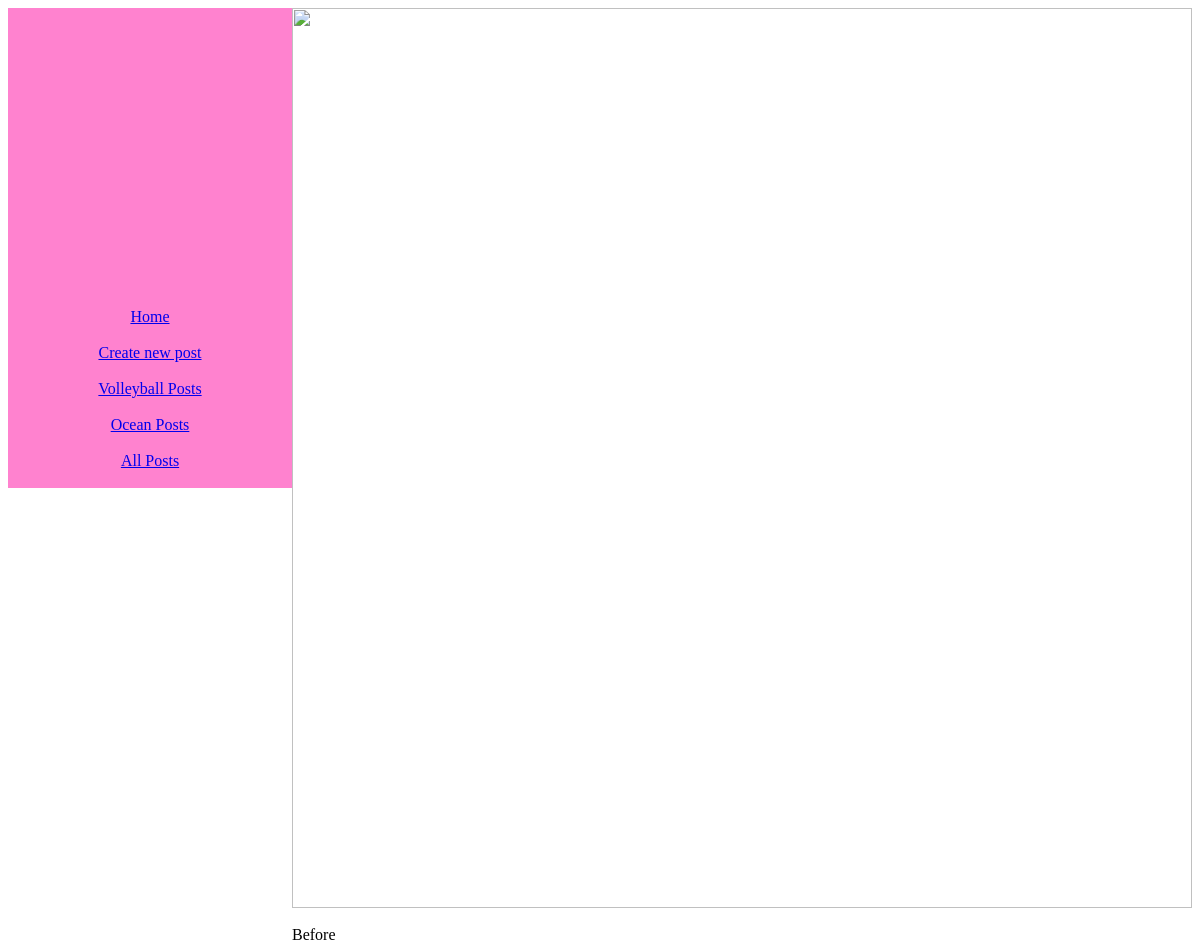
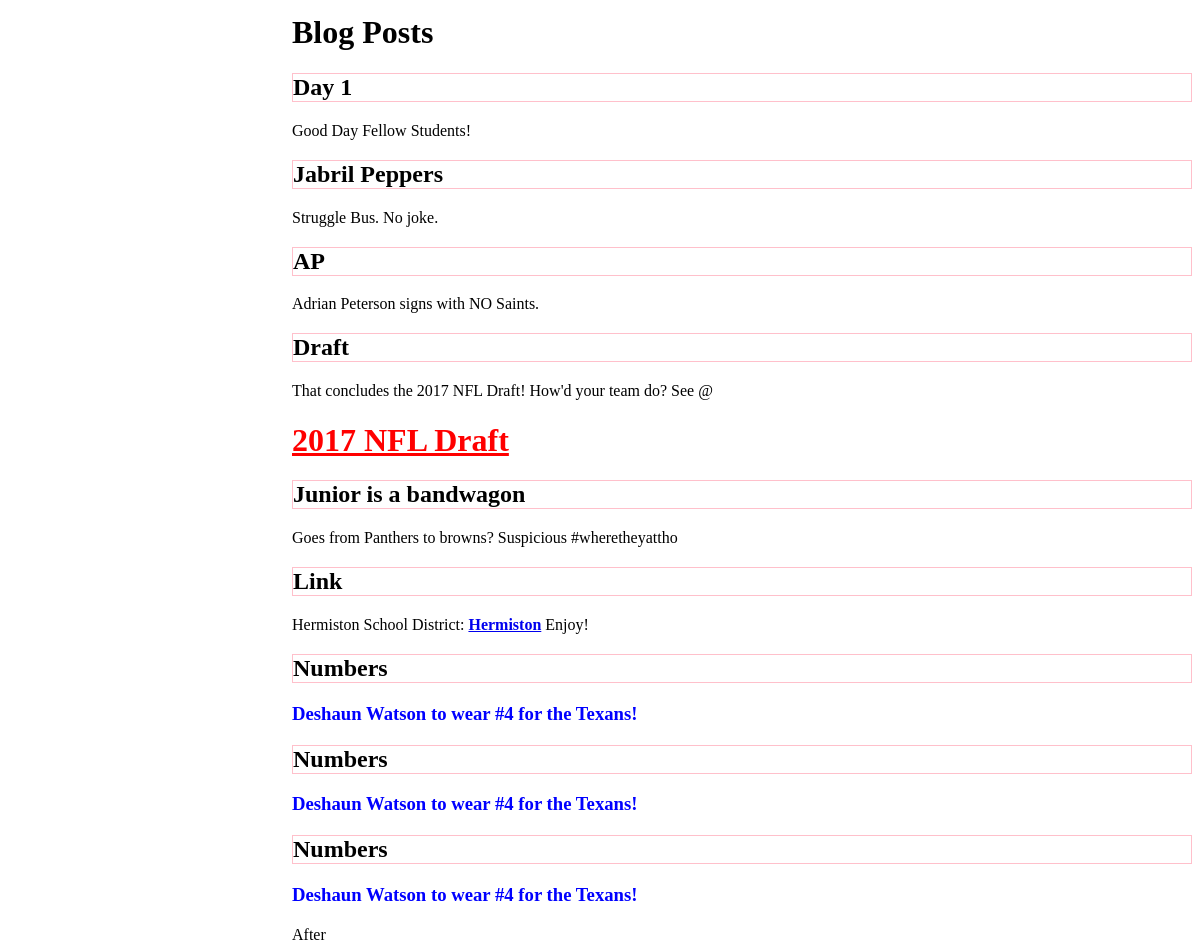
The app's page /html/classes/hhs/diana/hhs_blog/volleyball.php (signed in) with its own data (2 pictures, top to bottom).
### tables this page shows
CREATE TABLE `hhs_blog` (
  `id` int(11) NOT NULL AUTO_INCREMENT,
  `user` text,
  `category` text,
  `info` text,
  `title` text,
  `approved` int(11) NOT NULL DEFAULT '0',
  PRIMARY KEY (`id`)
);

### html/classes/hhs/diana/hhs_blog/volleyball.php (the view, shortened to what this page needs)
<html>
  <head>
    <link rel="stylesheet" type="text/css" href= "style.css">
    </head>
  <body>
    <div id="main">
<?php
    include "include.php";
   ?>
      <div id="right">
        <img src="http://hhs.hermiston.k12.or.us/wp-content/uploads/hhs/sites/7/2015/05/HHS-Banner.png" style="width:900px"><br><br>
    Before
  <?php
	$owner =$_SESSION['owner123'];
            echo "<h1>Blog Posts</h1>";
			include "../../connect.php";
			$s = "Select * From hhs_blog where user='".$owner."'";
		$q = mysqli_query($dbc,$s);
	if($q){
     while($row= mysqli_fetch_array($q,MYSQLI_ASSOC))
     {
       echo '<h2 class="idk">'.$row['title'].'</h2><div class"design"> '.$row['info'].'</div>';
     }
    }
   ?>
  After
      </div>
      </div>
  </body>

### html/classes/hhs/diana/hhs_blog/style.css (style rules this page uses)
#main { display:flex; }
.idk { border: 1px solid pink; }

### records on screen
hhs_blog: title "Day 1", info "Good Day Fellow Students!"
hhs_blog: title "Jabril Peppers", info "Struggle Bus. No joke."
hhs_blog: title "AP", info "Adrian Peterson signs with NO Saints."
hhs_blog: title "Draft", info "That concludes the 2017 NFL Draft! How'd your team do? See @ 2017 NFL Draft"
hhs_blog: title "Junior is a bandwagon", info "Goes from Panthers to browns? Suspicious #wheretheyattho"
hhs_blog: title "Link", info "Hermiston School District: Hermiston Enjoy!"
hhs_blog: title "Numbers", info "Deshaun Watson to wear #4 for the Texans!"
hhs_blog: title "Numbers", info "Deshaun Watson to wear #4 for the Texans!"
hhs_blog: title "Numbers", info "Deshaun Watson to wear #4 for the Texans!"
